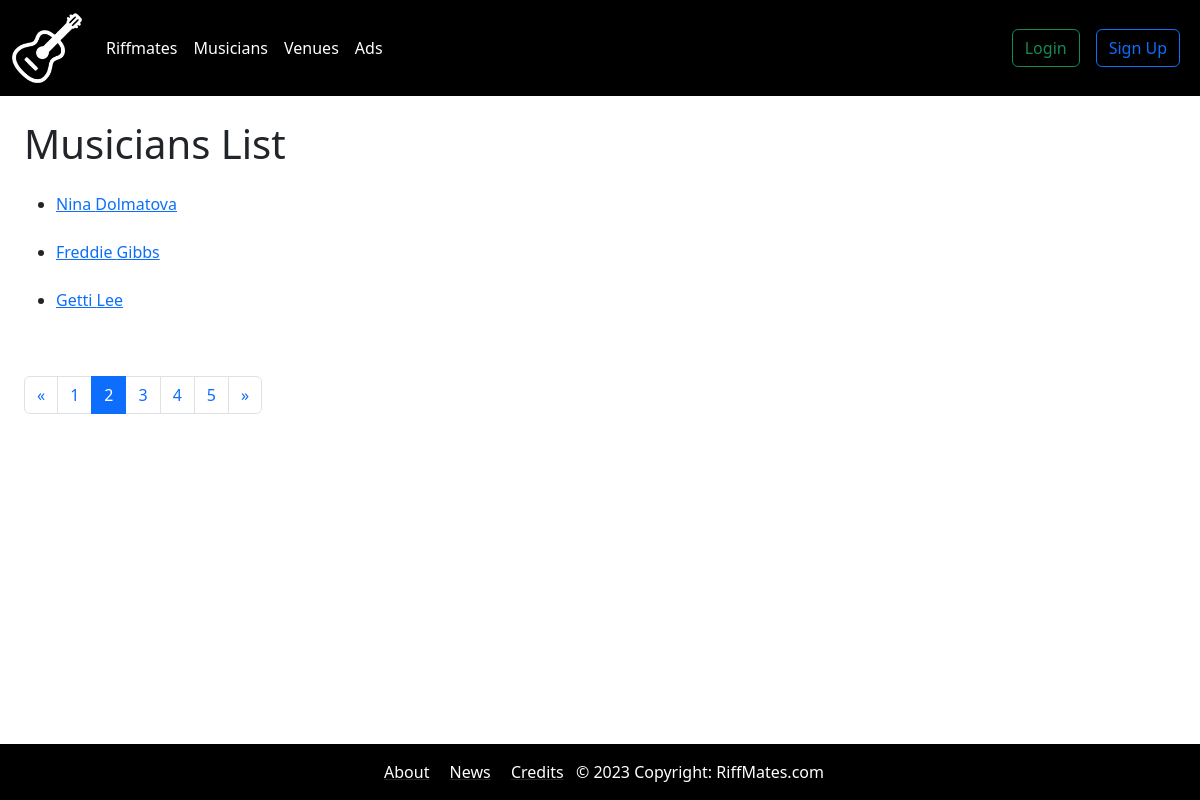
Page /bands/musicians?page=2 on the earlier database version.
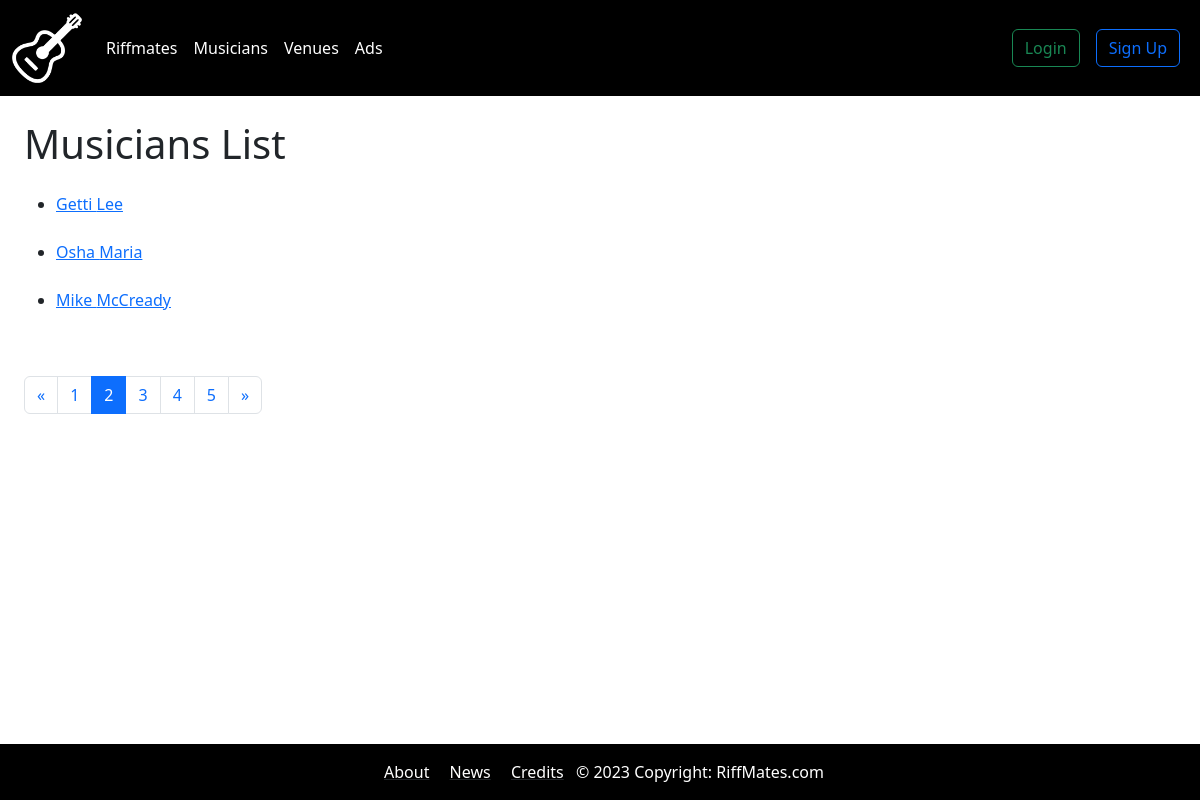
Same page on the later database version.
### bands/models.py (models this page shows, shortened)
class Musician(models.Model):
    first_name = models.CharField(max_length=30)
    last_name = models.CharField(max_length=30)
    birth_date = models.DateField(null=True, blank=True)
    picture = models.ImageField(blank=True, null=True)

### bands/views.py (the view)
# urls.py: path('musicians', views.get_musicians, name="musicians"),
def get_musicians(request):
    musicians = Musician.objects.all().order_by("last_name")
    paginator = Paginator(musicians, 3)
    page_num = request.GET.get('page', 1)
    page_num  = int(page_num) # URLs are text, convert any value to an integer
    if page_num < 1: # Min value for 'page' = 1
        page_num = 1
    elif page_num > paginator.num_pages:
        page_num = paginator.num_pages
    page = paginator.page(page_num) # Returns a Page object with the given page_num based index
    data = {
        'musicians': page.object_list, # list of objects in as 'musicians'
        'page': page, # page object,
    }
    return render(request, "musicians.html", data)

### templates/musicians.html (shortened to what this page needs)
{% extends "base.html" %}
{% block content %}
<div class="p-4">
  <h1>Musicians List</h1>
  <ul>
      {% for musician in musicians %}
        <div class="mt-4">
          <li>
            <a href="{% url 'musician' musician.id %}">{{ musician.first_name }} {{ musician.last_name }}</a>
          </li>
        </div>
      {% endfor %}
  </ul>
</div>
<div class="m-4">
  <nav>
    <ul class="pagination">
      {% if page.has_other_pages %}
        {% if page.has_previous %}
          <li class="page-item"><a class="page-link" href="{% url 'musicians' %}?page={{page.previous_page_number}}">&laquo;</a></li>
          {% else %}
            <li class="d-none"><span>&laquo;</span></li>
          {% endif %}
        {% endif %}
        {% for i in page.paginator.page_range %}
          {% if i == page.number %}
            <li class="page-item active"><a class="page-link" href="#">{{ page.number }}</a></li>
          {% else %}
            <li class="page-item"><a class="page-link" href="{% url 'musicians' %}?page={{ i }}">{{ i }}</a></li>
            {% endif %}
            {% endfor %}
          {% if page.has_next %}
            <li class="page-item"><a class="page-link" href="{% url 'musicians' %}?page={{ page.next_page_number }}">&raquo;</a></li>
          {% else %}
            <li class="d-none"><span>&raquo;</span></li>
          {% endif %}
    </ul>
  </nav>
</div>
{% endblock content %}

Differences in the rows shown:
no longer on this page (row unchanged): Musician: first_name "Nina", last_name "Dolmatova"
no longer on this page (row unchanged): Musician: first_name "Freddie", last_name "Gibbs"
added Musician: first_name "Osha", last_name "Maria"
now on this page (row unchanged): Musician: first_name "Mike", last_name "McCready"
